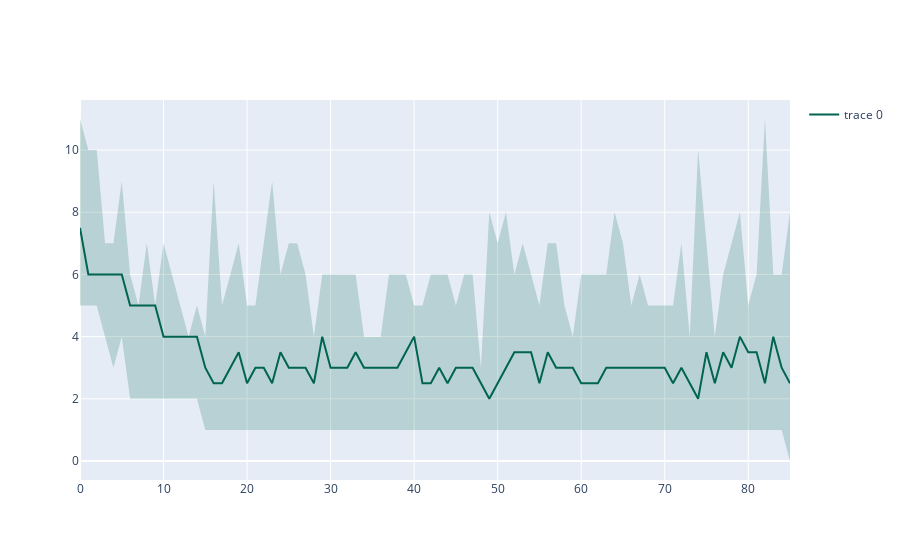

The notebook cell this image was saved under:
### Code cell
x = list(range(last_gen))

y = np.median(performance_archive, axis=1)




fig = go.Figure([
    go.Scatter(
        x=x,
        y=y,
        line=dict(color='rgb(0,100,80)'),
        mode='lines'
    ),
    go.Scatter(
        x=x+x[::-1], # x, then x reversed
        y=(performance_archive.max(axis=1)).tolist()+(performance_archive.min(axis=1)).tolist()[::-1], # upper, then lower reversed
        fill='toself',
        fillcolor='rgba(0,100,80,0.2)',
        line=dict(color='rgba(255,255,255,0)'),
        hoverinfo="skip",
        showlegend=False
    )
])
fig.show()

### Figure 1 — Plotly figure (JSON) as saved in the notebook; plotly's stock layout.template omitted (floating-point values rounded to 4 significant figures; data arrays with more than 128 entries replaced by an {"elided": "..."} marker saying what was removed)
{"data": [{"line": {"color": "rgb(0,100,80)"}, "mode": "lines", "type": "scatter", "x": [0, 1, 2, 3, 4, 5, 6, 7, 8, 9, 10, 11, 12, 13, 14, 15, 16, 17, 18, 19, 20, 21, 22, 23, 24, 25, 26, 27, 28, 29, 30, 31, 32, 33, 34, 35, 36, 37, 38, 39, 40, 41, 42, 43, 44, 45, 46, 47, 48, 49, 50, 51, 52, 53, 54, 55, 56, 57, 58, 59, 60, 61, 62, 63, 64, 65, 66, 67, 68, 69, 70, 71, 72, 73, 74, 75, 76, 77, 78, 79, 80, 81, 82, 83, 84, 85], "y": [7.5, 6, 6, 6, 6, 6, 5, 5, 5, 5, 4, 4, 4, 4, 4, 3, 2.5, 2.5, 3, 3.5, 2.5, 3, 3, 2.5, 3.5, 3, 3, 3, 2.5, 4, 3, 3, 3, 3.5, 3, 3, 3, 3, 3, 3.5, 4, 2.5, 2.5, 3, 2.5, 3, 3, 3, 2.5, 2, 2.5, 3, 3.5, 3.5, 3.5, 2.5, 3.5, 3, 3, 3, 2.5, 2.5, 2.5, 3, 3, 3, 3, 3, 3, 3, 3, 2.5, 3, 2.5, 2, 3.5, 2.5, 3.5, 3, 4, 3.5, 3.5, 2.5, 4, 3, 2.5]}, {"fill": "toself", "fillcolor": "rgba(0,100,80,0.2)", "hoverinfo": "skip", "line": {"color": "rgba(255,255,255,0)"}, "showlegend": false, "type": "scatter", "x": {"elided": "172 int values"}, "y": {"elided": "172 int values"}}], "layout": {"autosize": true, "xaxis": {"autorange": true, "range": [0, 85], "type": "linear"}, "yaxis": {"autorange": true, "range": [-0.6111, 11.61], "type": "linear"}}}
